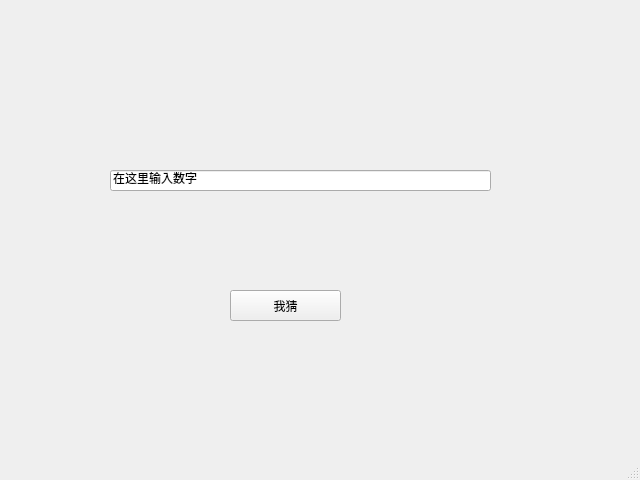
<?xml version="1.0" encoding="UTF-8"?>
<ui version="4.0">
 <class>MainWindow</class>
 <widget class="QMainWindow" name="MainWindow">
  <property name="geometry">
   <rect>
    <x>0</x>
    <y>0</y>
    <width>640</width>
    <height>480</height>
   </rect>
  </property>
  <property name="windowTitle">
   <string>我猜！我猜！我猜猜猜！</string>
  </property>
  <widget class="QWidget" name="centralwidget">
   <widget class="QPushButton" name="pushButton">
    <property name="geometry">
     <rect>
      <x>230</x>
      <y>290</y>
      <width>111</width>
      <height>31</height>
     </rect>
    </property>
    <property name="text">
     <string>我猜</string>
    </property>
   </widget>
   <widget class="QLineEdit" name="lineEdit">
    <property name="geometry">
     <rect>
      <x>110</x>
      <y>170</y>
      <width>381</width>
      <height>21</height>
     </rect>
    </property>
    <property name="text">
     <string>在这里输入数字</string>
    </property>
   </widget>
  </widget>
  <widget class="QMenuBar" name="menubar">
   <property name="geometry">
    <rect>
     <x>0</x>
     <y>0</y>
     <width>640</width>
     <height>23</height>
    </rect>
   </property>
  </widget>
  <widget class="QStatusBar" name="statusbar"/>
 </widget>
 <resources/>
 <connections/>
</ui>
